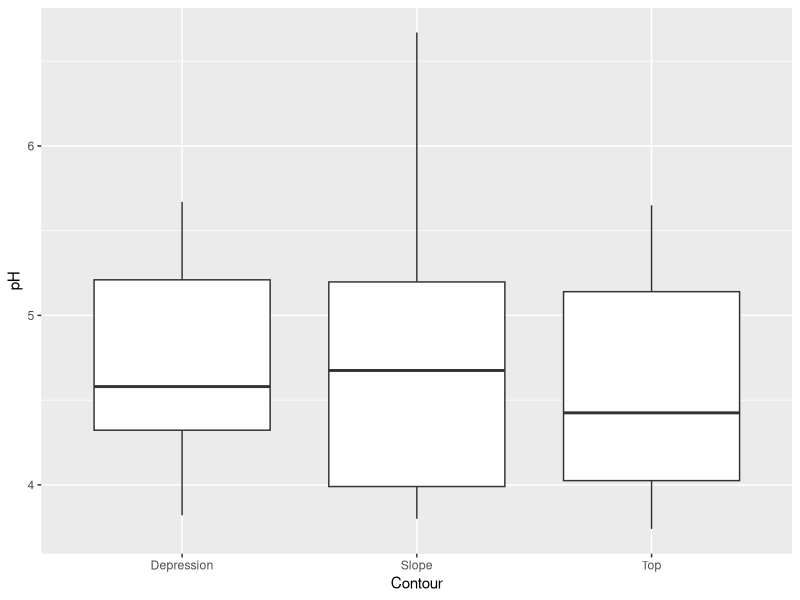
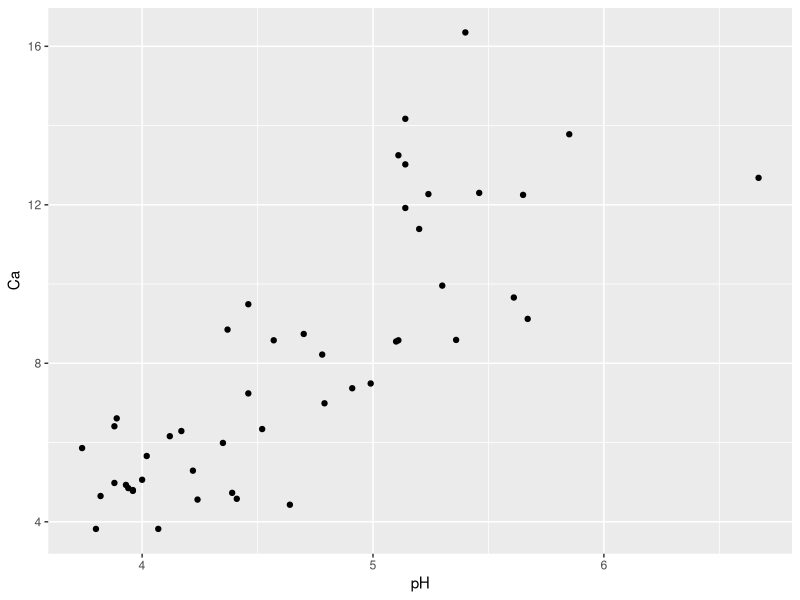
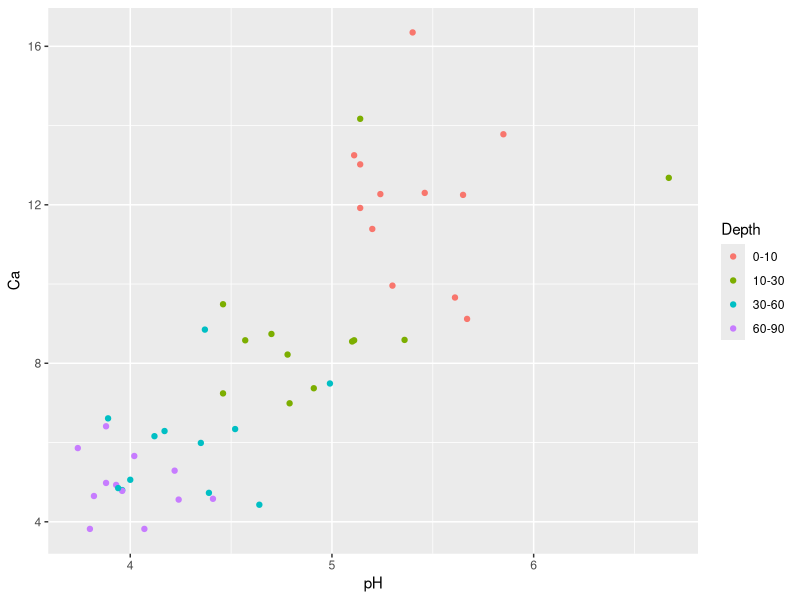
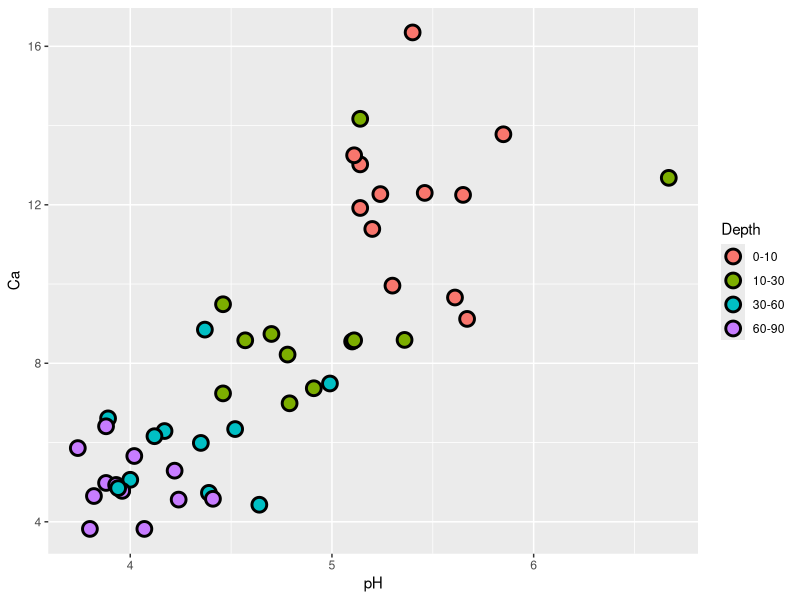
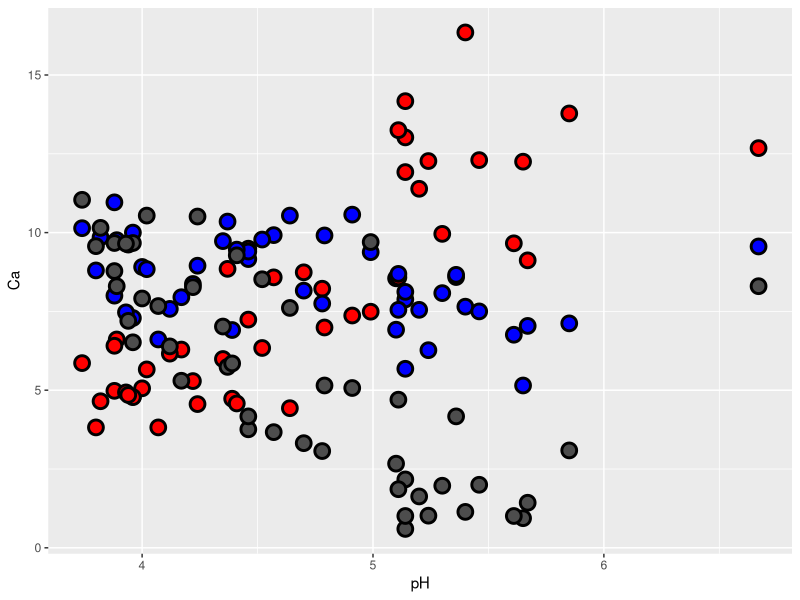
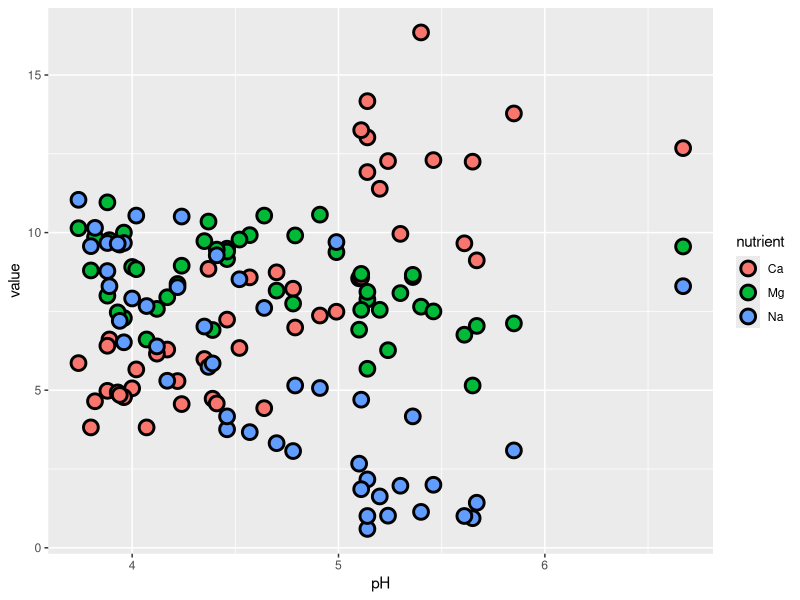
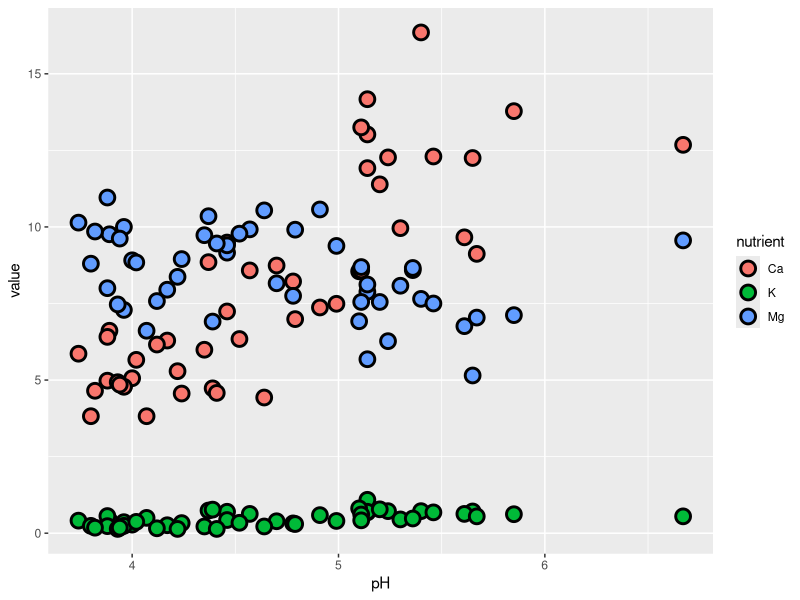
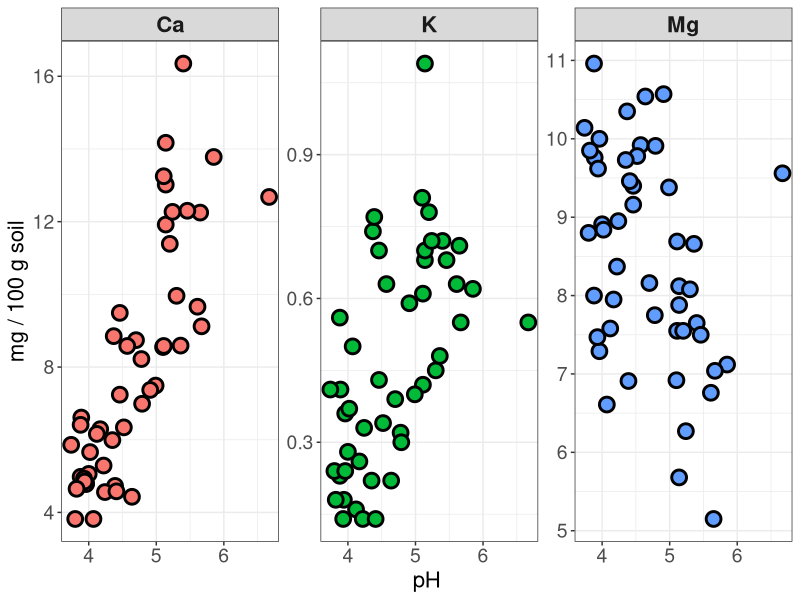

These charts were generated, in order, by the following R code:
## ---- chunk 1
knitr::opts_chunk$set(echo = TRUE, cache = TRUE)
## ---- chunk 2
#install.packages('ggplot2')
library(ggplot2)
## ---- chunk 3
#Load the dataset and see what variables it contains
soil<-data.frame(carData::Soils)
head(soil)
## ---- chunk 4
ggplot(soil) +
  geom_boxplot(aes(Contour,pH))
## ---- chunk 5
ggplot(soil) +
  geom_point(aes(pH,Ca))
## ---- chunk 6
ggplot(soil) +
  geom_point(aes(pH,Ca,color=Depth))
## ---- chunk 7
ggplot(soil) +
  geom_point(aes(pH,Ca,fill=Depth),shape=21, color='black', size=4, stroke=1.5)
## ---- chunk 8
ggplot(soil, aes(x=pH)) +
  geom_point(aes(y=Ca), shape=21, fill="red", color="black", size=4, stroke=1.5) +
  geom_point(aes(y=Mg), shape=21, fill="blue", color="black", size=4, stroke=1.5) +
  geom_point(aes(y=Na), shape=21, fill="gray30", color="black", size=4, stroke=1.5)
## ---- chunk 9
soil2<-tidyr::gather(soil, nutrient, value, c(10,11,13))
ggplot(soil2) +
  geom_point(aes(x=pH, y=value, fill=nutrient), shape=21, color="black", size=4, stroke=1.5)
## ---- chunk 10
soil2<-tidyr::gather(soil, nutrient, value, c(10,11,12))
ggplot(soil2) +
  geom_point(aes(x=pH, y=value, fill=nutrient), shape=21, color="black", size=4, stroke=1.5)
## ---- chunk 11
ggplot(soil2) +
  geom_point(aes(x=pH, y=value, fill=nutrient), shape=21, color="black", size=4, stroke=1.5) +
  facet_wrap(~nutrient, scales='free_y') +
  ylab("mg / 100 g soil") +
  theme_bw() +
  theme(legend.position='none',
        axis.text = element_text(size=14),
        axis.title = element_text(size=16),
        strip.text = element_text(size = 16, face='bold'))
    
  
